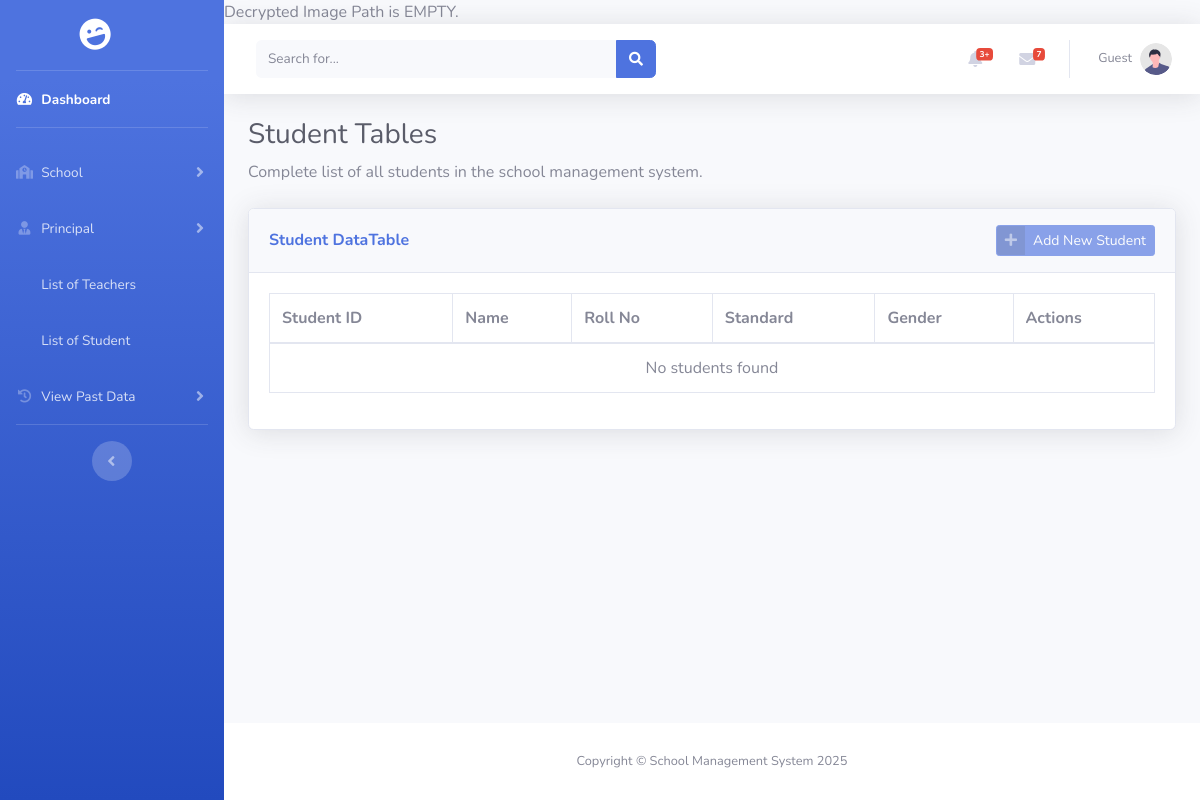
The page /pages/student/student_list.php (signed in) on the database as committed earlier.
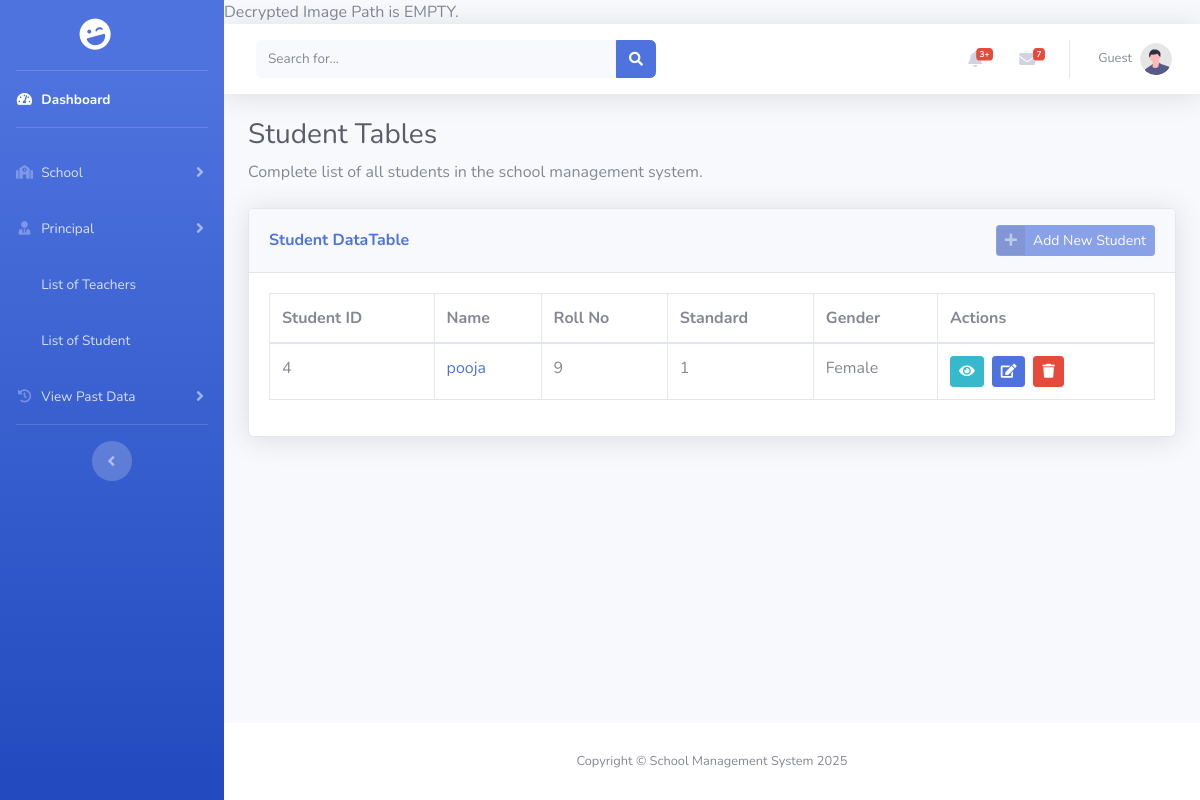
The same page on the database as committed later.
### tables this page shows
CREATE TABLE `student` (
  `id` int(11) NOT NULL,
  `student_image` varchar(255) DEFAULT NULL,
  `student_name` varchar(50) DEFAULT NULL,
  `rollno` varchar(10) DEFAULT NULL,
  `std` varchar(4) DEFAULT NULL,
  `email` varchar(50) NOT NULL,
  `password` varchar(255) NOT NULL,
  `academic_year` varchar(9) DEFAULT NULL,
  `school_id` int(11) DEFAULT NULL,
  `dob` date DEFAULT NULL,
  `gender` enum('male','female','others') DEFAULT NULL,
  `blood_group` enum('a+','a-','b+','b-','ab+','ab-','o+','o-') DEFAULT NULL,
  `address` text DEFAULT NULL,
  `father_name` varchar(50) DEFAULT NULL,
  `father_phone` varchar(10) DEFAULT NULL,
  `mother_name` varchar(50) DEFAULT NULL,
  `mother_phone` varchar(10) DEFAULT NULL
);

### pages/student/student_list.php (the view, shortened to what the changed rows need)
<?php
include_once "../../includes/connect.php";
$query = "SELECT s.id, s.student_name, s.rollno, s.std, s.email, s.academic_year,
                s.dob, s.gender, s.blood_group, s.address, s.father_name, s.father_phone,
                s.mother_name, s.mother_phone, sc.school_name
        FROM student s
        LEFT JOIN school sc ON s.school_id = sc.id
        ORDER BY s.id ASC";
$result = mysqli_query($conn, $query);
?>
<!DOCTYPE html>
<html lang="en">
<head>
    <link href="../../assets/vendor/fontawesome-free/css/all.min.css" rel="stylesheet" type="text/css">
    <link href="../../assets/css/sb-admin-2.min.css" rel="stylesheet">
    <link href="../../assets/vendor/datatables/dataTables.bootstrap4.min.css" rel="stylesheet">
</head>
<body id="page-top">
    <div id="wrapper">
        <div id="content-wrapper" class="d-flex flex-column">
            <div id="content">
                <div class="container-fluid">
                    <h1 class="h3 mb-2 text-gray-800">Student Tables</h1>
                    <div class="card shadow mb-4">
                        <div class="card-body">
                            <div class="table-responsive">
                                <table class="table table-bordered" id="dataTable" width="100%" cellspacing="0">
                                    <thead>
                                        <tr>
                                            <th>Student ID</th>
                                            <th>Name</th>
                                            <th>Roll No</th>
                                            <th>Standard</th>
                                            <th>Gender</th>
                                            <th>Actions</th>
                                        </tr>
                                    </thead>
                                    <tbody>
                                        <?php
                                        if ($result && mysqli_num_rows($result) > 0) {
                                            while ($row = mysqli_fetch_assoc($result)) {
                                                echo "<tr>";
                                                echo "<td>" . htmlspecialchars($row['id']) . "</td>";
                                                echo "<td>";
                                                echo "<a href='view.php?id=" . $row['id'] . "' class='text-decoration-none'>";
                                                echo htmlspecialchars($row['student_name'] ?? 'N/A');
                                                echo "</a>";
                                                echo "</td>";
                                                echo "<td>" . htmlspecialchars($row['rollno'] ?? 'N/A') . "</td>";
                                                echo "<td>" . htmlspecialchars($row['std'] ?? 'N/A') . "</td>";
                                                echo "<td>" . htmlspecialchars(ucfirst($row['gender'] ?? 'N/A')) . "</td>";
                                                echo "<td>";
                                                echo "<a href='view.php?id=" . $row['id'] . "' class='btn btn-info btn-sm mr-2'>";
                                                echo "<i class='fas fa-eye'></i>";
                                                echo "</a>";
                                                echo "<a href='edit.php?id=" . $row['id'] . "' class='btn btn-primary btn-sm mr-2'>";
                                                echo "<i class='fas fa-edit'></i>";
                                                echo "</a>";
                                                echo "<button class='btn btn-danger btn-sm' onclick='confirmDelete(" . $row['id'] . ")'>";
                                                echo "<i class='fas fa-trash'></i>";
                                                echo "</button>";
                                                echo "</td>";
                                                echo "</tr>";
                                            }
                                        } else {
                                            echo "<tr><td colspan='6' class='text-center'>No students found</td></tr>";
                                        }
                                        ?>
                                    </tbody>
                                </table>
                            </div>
                        </div>
                    </div>
                </div>
            </div>
        </div>
    </div>
</body>
</html>

Rows that differ between the two databases and show on the page:
added student: id "4", student_name "pooja", rollno "9", std "1", gender "Female"
Other text that changed with them:
text no longer shown: "No students found"
